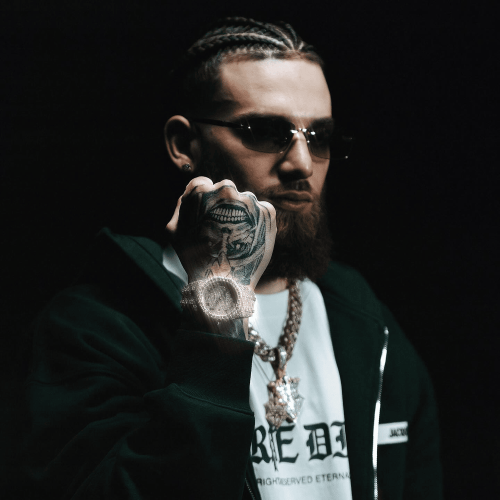
#> input picture H66.png, 1000 x 1000 px (shown at 1/2 size)
$ python P3-Fig-VA-1245.py
#> lines starting #> are read from the running program, lines starting #| are printed output that depends on the picture
import numpy as np
import pandas as pd
import cv2
import matplotlib.pyplot as plt

# Hernadez Dylan  NC 1245
print("Hernadez Dylan NC 1245")
print("UIII Act3 colocar puntos a una imagen  en blanco y negro VA")
Mi_Imagen = cv2.imread('H66.png')
#> Mi_Imagen is the input picture: shape (1000, 1000, 3); mean B, G, R 35, 35.9, 34.5
plt.imshow(Mi_Imagen)
plt.title('Hades66 y Hernadez Dylan 1245')
plt.show()
print("+-+-+-+- Puntos en la imagen +-+-+-+-")
plt.imshow(Mi_Imagen)
x = [100,100,300,340]
y = [100,400,500,300]
plt.scatter(x,y, s=20,c='red')
plt.show()
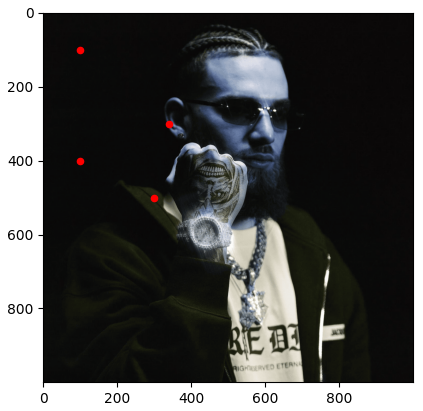
#> figure drawn by matplotlib, 1 panel; B, G, R data is drawn as R, G, B

import numpy as np
import pandas as pd
import cv2
import matplotlib.pyplot as plt

# Hernadez Dylan  NC 1245
print("Hernadez Dylan  NC 1245")
print("UIII Act3 colocar puntos a una imagen en blanco y negro VA")

# Leer imagen en blanco y negro
Mi_Imagen = cv2.imread('H66.png', 0)
#> Mi_Imagen: shape (1000, 1000); min 7, max 251, mean 35

if Mi_Imagen is None:
    print("Error: No se encontro la imagen")
    exit()

# Mostrar imagen
plt.imshow(Mi_Imagen, cmap='gray')
plt.title('Hades66 y Hernandez Dylan 1245')
plt.show()

# Convertir a color para colocar puntos rojos
Imagen_Color = cv2.cvtColor(Mi_Imagen, cv2.COLOR_GRAY2BGR)

print("+-+-+-+- Puntos en la imagen +-+-+-+-")

x = [100, 100, 300, 340]
y = [100, 400, 500, 300]

for i in range(len(x)):
    cv2.circle(Imagen_Color, (x[i], y[i]), 8, (0, 0, 255), -1)
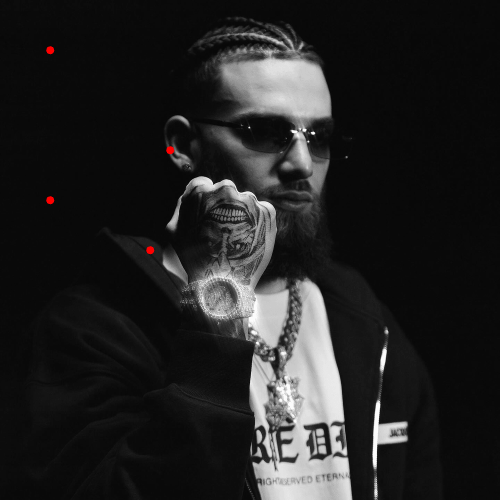
#> Imagen_Color: shape (1000, 1000, 3) (shown at 1/2 size); mean B, G, R 35, 35, 35.2

# Dibujar rectangulo
cv2.rectangle(Imagen_Color, (50, 50), (300, 250), (0, 255, 0), 3)

# Dibujar circulo
cv2.circle(Imagen_Color, (350, 350), 60, (255, 0, 0), 3)
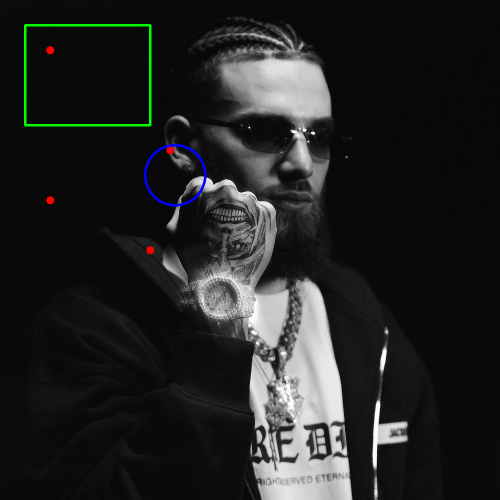
#> Imagen_Color: shape (1000, 1000, 3) (shown at 1/2 size); mean B, G, R 35.3, 36, 35.1

# Mostrar resultado
plt.imshow(cv2.cvtColor(Imagen_Color, cv2.COLOR_BGR2RGB))
plt.title('Imagen con puntos, cuadro y circulo')
plt.show()

# Guardar imagen
cv2.imwrite('Resultado_Act3.jpg', Imagen_Color)

print("Imagen guardada correctamente")

$ run again, with image-1.png copied over H66.png
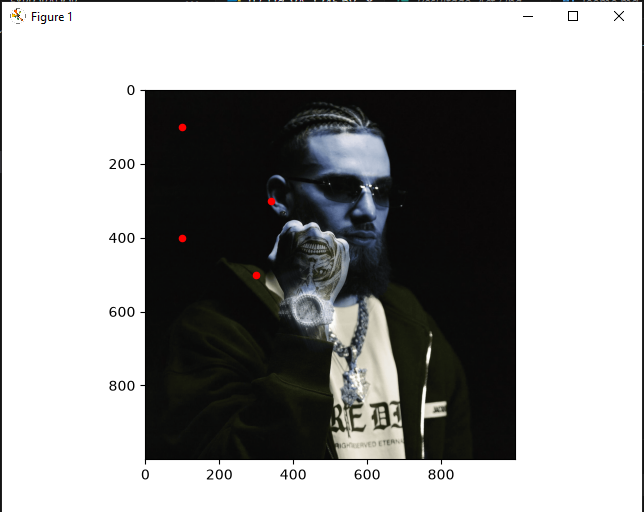
#> input picture image-1.png, 644 x 512 px
#> Mi_Imagen is the input picture: shape (512, 644, 3); mean B, G, R 159.8, 160.4, 160.2
#> Mi_Imagen: shape (512, 644)
#> after the loop `for i in range(len(x)):`:
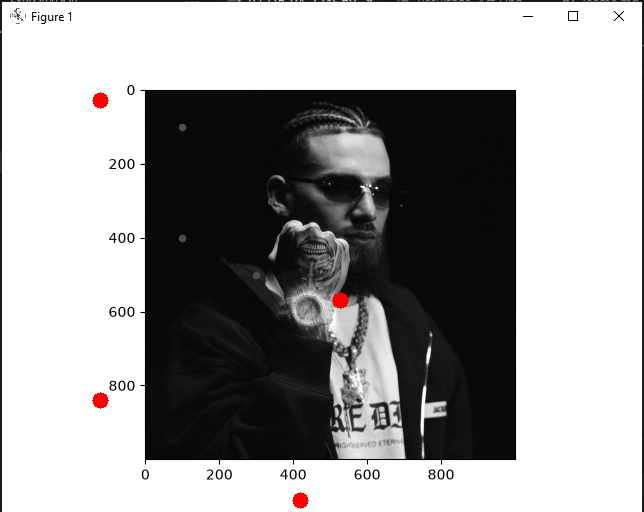
#> Imagen_Color: shape (512, 644, 3); mean B, G, R 159.6, 159.6, 160.2
#> `cv2.circle(Imagen_Color, (350, 350), 60, (255, 0, 0), 3)`:
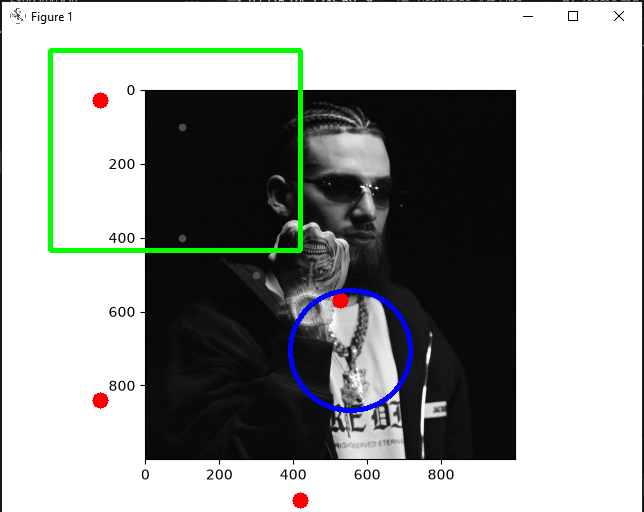
#> Imagen_Color: shape (512, 644, 3); mean B, G, R 158.3, 160.3, 157.5

$ run again, with image-2.png copied over H66.png
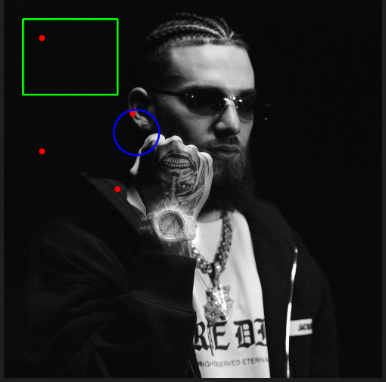
#> input picture image-2.png, 386 x 382 px
#> Mi_Imagen is the input picture: shape (382, 386, 3); mean B, G, R 35, 35.6, 34.7
#> Mi_Imagen: shape (382, 386)
#> after the loop `for i in range(len(x)):`:
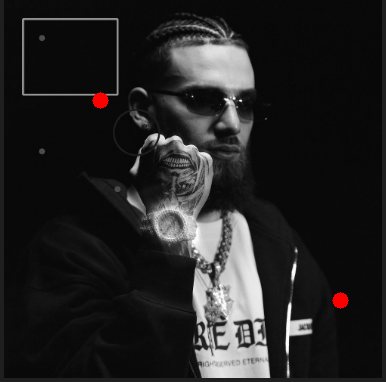
#> Imagen_Color: shape (382, 386, 3); mean B, G, R 35.2, 35.2, 35.9
#> `cv2.circle(Imagen_Color, (350, 350), 60, (255, 0, 0), 3)`:
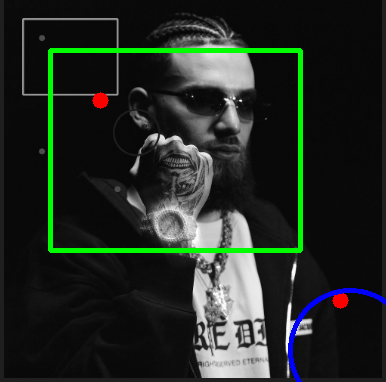
#> Imagen_Color: shape (382, 386, 3); mean B, G, R 35.2, 41.5, 34.4
